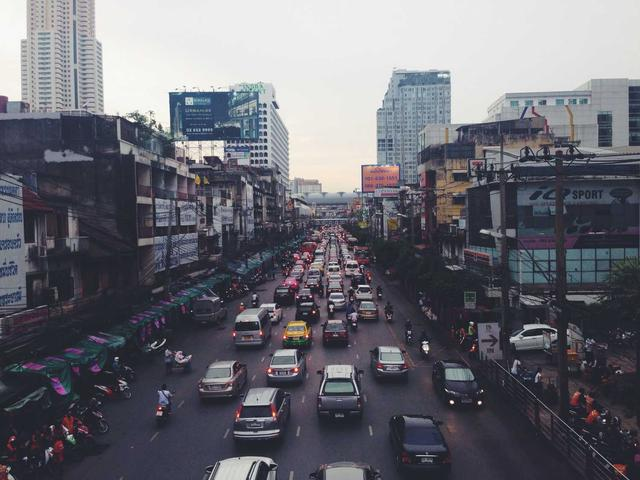
#> input picture 03_orb/images/input_image.jpg, 640 x 480 px
$ python orb_brief_descriptor.py
#> lines starting #> are read from the running program, lines starting #| are printed output that depends on the picture
"""
rBRIEF Descriptor - Detailed Implementation
Rotated Binary Robust Independent Elementary Features
"""

import os
import numpy as np
import matplotlib.pyplot as plt
from matplotlib.patches import Circle, FancyBboxPatch, Arrow, FancyArrowPatch
from PIL import Image

CODE_DIR = os.path.dirname(os.path.abspath(__file__))
OUT_DIR = os.path.join(CODE_DIR, '..', 'images')


def generate_brief_pattern(n_pairs=256, patch_size=31, seed=42):
    """
    Generate BRIEF sampling pattern.
    """
    np.random.seed(seed)
    half = patch_size // 2
    pattern = []

    for _ in range(n_pairs):
        p_x = int(np.clip(np.random.randn() * half / 2, -half, half))
        p_y = int(np.clip(np.random.randn() * half / 2, -half, half))
        q_x = int(np.clip(np.random.randn() * half / 2, -half, half))
        q_y = int(np.clip(np.random.randn() * half / 2, -half, half))
        pattern.append(((p_x, p_y), (q_x, q_y)))

    return pattern


def rotate_point(x, y, theta):
    """Rotate point by angle theta."""
    cos_t = np.cos(theta)
    sin_t = np.sin(theta)
    return x * cos_t - y * sin_t, x * sin_t + y * cos_t


def load_image_patch():
    """Load a patch from the real input image."""
    image_path = os.path.join(OUT_DIR, "input_image.jpg")
    if os.path.exists(image_path):
        img_rgb = np.array(Image.open(image_path))
#> img_rgb is the input picture: shape (480, 640, 3); mean R, G, B 105.6, 105.7, 113.8
        if len(img_rgb.shape) == 3:
            img = (0.299 * img_rgb[:, :, 0] + 0.587 * img_rgb[:, :, 1] + 0.114 * img_rgb[:, :, 2]) / 255.0
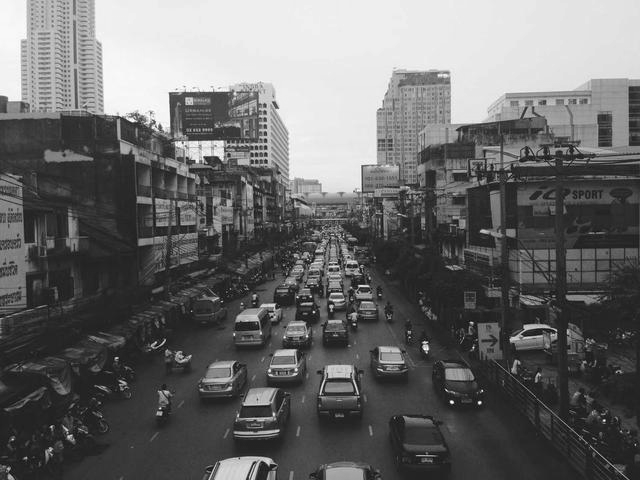
#> img: shape (480, 640) float64; min 0.00224, max 0.999, mean 0.418
        else:
            img = img_rgb / 255.0
        # Extract a 31x31 patch from an interesting region
        cy, cx = img.shape[0] // 3, img.shape[1] // 3
#> cy = 160; cx = 213
        half = 15
        if cy - half >= 0 and cy + half + 1 <= img.shape[0] and cx - half >= 0 and cx + half + 1 <= img.shape[1]:
            return img[cy-half:cy+half+1, cx-half:cx+half+1]
    return None

def visualize_brief_concept():
    """
    Visualize the basic BRIEF concept: binary comparison of point pairs.
    """
    fig, axes = plt.subplots(1, 3, figsize=(18, 6))

    # Try to load real patch, fallback to synthetic
    patch = load_image_patch()
    if patch is None:
        np.random.seed(42)
        patch = np.random.rand(31, 31) * 0.5 + 0.25
        patch[10:20, 10:20] = 0.8  # Brighter region
    patch[5:12, 18:25] = 0.2   # Darker region
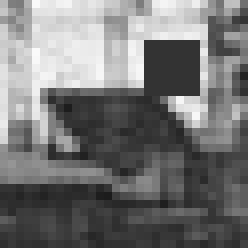
#> patch: shape (31, 31) float64 (shown 8 times larger); min 0.111, max 0.98, mean 0.463

    # Left: Show patch with sample points
    ax1 = axes[0]
    ax1.imshow(patch, cmap='gray', vmin=0, vmax=1)

    # Sample pairs (show 5)
    pairs = [
        ((5, 8), (20, 8)),
        ((10, 15), (25, 20)),
        ((15, 5), (15, 25)),
        ((8, 22), (22, 10)),
        ((12, 12), (18, 18)),
    ]
    colors = ['red', 'blue', 'green', 'orange', 'purple']

    for i, ((px, py), (qx, qy)) in enumerate(pairs):
        ax1.plot(px, py, 'o', color=colors[i], markersize=10, markeredgecolor='white', markeredgewidth=1)
        ax1.plot(qx, qy, 's', color=colors[i], markersize=10, markeredgecolor='white', markeredgewidth=1)
        ax1.annotate('', xy=(qx, qy), xytext=(px, py),
                    arrowprops=dict(arrowstyle='->', color=colors[i], lw=2))
        ax1.text(px-2, py-2, f'p{i+1}', fontsize=8, color=colors[i])
        ax1.text(qx+1, qy+1, f'q{i+1}', fontsize=8, color=colors[i])

    ax1.set_title('BRIEF: Sample Point Pairs\n○=p points, □=q points', fontsize=12, fontweight='bold')
    ax1.axis('off')

    # Middle: Binary test visualization
    ax2 = axes[1]
    ax2.set_xlim(0, 10)
    ax2.set_ylim(0, 10)
    ax2.axis('off')

    title_box = FancyBboxPatch((0.5, 8.5), 9, 1.2, boxstyle="round,pad=0.05",
                                facecolor='#3498db', edgecolor='black', linewidth=2)
    ax2.add_patch(title_box)
    ax2.text(5, 9.1, 'Binary Test for Each Pair', ha='center', va='center',
            fontsize=12, fontweight='bold', color='white')

    y_pos = 7.5
    for i, ((px, py), (qx, qy)) in enumerate(pairs):
        p_val = patch[py, px]
        q_val = patch[qy, qx]
        bit = 1 if p_val < q_val else 0

        ax2.text(1, y_pos, f'Pair {i+1}:', fontsize=11, fontweight='bold', color=colors[i])
        ax2.text(3, y_pos, f'I(p)={p_val:.2f}  {"<" if bit else "≥"}  I(q)={q_val:.2f}', fontsize=10)
        ax2.text(8, y_pos, f'→ bit = {bit}', fontsize=11, fontweight='bold')
        y_pos -= 1.2
#> this loop made 5 passes
#> (p_val, q_val, bit) on passes 1 to 5: (0.91, 0.2, 0), (0.197, 0.239, 1), (0.744, 0.156, 0), (0.454, 0.2, 0), (0.214, 0.275, 1)
#> after the loop, y_pos = 1.5

    formula_box = FancyBboxPatch((0.5, 0.5), 9, 1.5, boxstyle="round,pad=0.05",
                                  facecolor='#e8f8f5', edgecolor='#1abc9c', linewidth=2)
    ax2.add_patch(formula_box)
    ax2.text(5, 1.25, 'bit_i = 1 if I(p_i) < I(q_i) else 0', ha='center', fontsize=12,
            family='monospace', fontweight='bold')

    # Right: Descriptor assembly
    ax3 = axes[2]
    ax3.set_xlim(0, 10)
    ax3.set_ylim(0, 10)
    ax3.axis('off')

    title_box = FancyBboxPatch((0.5, 8.5), 9, 1.2, boxstyle="round,pad=0.05",
                                facecolor='#27ae60', edgecolor='black', linewidth=2)
    ax3.add_patch(title_box)
    ax3.text(5, 9.1, '256-bit Binary Descriptor', ha='center', va='center',
            fontsize=12, fontweight='bold', color='white')

    descriptor_text = """
BRIEF Descriptor = [b₀, b₁, b₂, ..., b₂₅₅]

For 256 pre-defined point pairs:
  Compare intensities at each pair
  → 256 binary comparisons
  → 256-bit descriptor

Example (first 16 bits):
[1, 0, 1, 1, 0, 0, 1, 0, 1, 1, 1, 0, 0, 1, 0, 1]

Storage: 256 bits = 32 bytes
(vs SIFT: 128 floats = 512 bytes)
"""
    ax3.text(0.5, 4, descriptor_text, fontsize=10, va='center', family='monospace')

    plt.tight_layout()
    plt.savefig(os.path.join(OUT_DIR, 'orb_brief_concept.png'), dpi=150, bbox_inches='tight', facecolor='white')
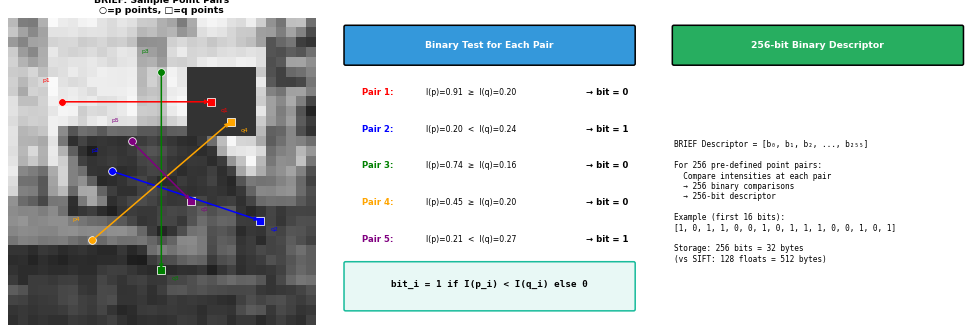
#> figure drawn by matplotlib, 3 panels
    plt.close()
    print("Saved: orb_brief_concept.png")


def visualize_rbrief_rotation():
    """
    Visualize how rBRIEF rotates the sampling pattern.
    """
    fig, axes = plt.subplots(1, 3, figsize=(18, 6))

    # Generate sample pattern (20 pairs for visualization)
    np.random.seed(42)
    pattern = []
    for _ in range(20):
        px = np.random.randint(-10, 11)
        py = np.random.randint(-10, 11)
        qx = np.random.randint(-10, 11)
        qy = np.random.randint(-10, 11)
        pattern.append(((px, py), (qx, qy)))

    # Original pattern (θ = 0)
    ax1 = axes[0]
    ax1.set_xlim(-15, 15)
    ax1.set_ylim(-15, 15)
    ax1.set_aspect('equal')
    ax1.grid(True, alpha=0.3)
    ax1.axhline(y=0, color='black', linewidth=0.5)
    ax1.axvline(x=0, color='black', linewidth=0.5)

    for (px, py), (qx, qy) in pattern:
        ax1.plot(px, py, 'ro', markersize=6)
        ax1.plot(qx, qy, 'bs', markersize=6)
        ax1.plot([px, qx], [py, qy], 'g-', alpha=0.3, linewidth=1)

    ax1.plot(0, 0, 'k*', markersize=15)
    ax1.set_title('Original Pattern (θ = 0°)\n★ = keypoint center', fontsize=12, fontweight='bold')
    ax1.set_xlabel('x')
    ax1.set_ylabel('y')

    # Rotated pattern (θ = 45°)
    ax2 = axes[1]
    ax2.set_xlim(-15, 15)
    ax2.set_ylim(-15, 15)
    ax2.set_aspect('equal')
    ax2.grid(True, alpha=0.3)
    ax2.axhline(y=0, color='black', linewidth=0.5)
    ax2.axvline(x=0, color='black', linewidth=0.5)

    theta = np.radians(45)
    for (px, py), (qx, qy) in pattern:
        rpx, rpy = rotate_point(px, py, theta)
        rqx, rqy = rotate_point(qx, qy, theta)
        ax2.plot(rpx, rpy, 'ro', markersize=6)
        ax2.plot(rqx, rqy, 'bs', markersize=6)
        ax2.plot([rpx, rqx], [rpy, rqy], 'g-', alpha=0.3, linewidth=1)

    ax2.plot(0, 0, 'k*', markersize=15)
    # Draw rotation arrow
    ax2.annotate('', xy=(10, 10), xytext=(14, 0),
                arrowprops=dict(arrowstyle='->', color='orange', lw=3,
                               connectionstyle='arc3,rad=0.3'))
    ax2.text(12, 6, 'θ=45°', fontsize=12, color='orange', fontweight='bold')
    ax2.set_title('Rotated Pattern (θ = 45°)\n★ = keypoint center', fontsize=12, fontweight='bold')
    ax2.set_xlabel('x')
    ax2.set_ylabel('y')

    # Rotated pattern (θ = 135°)
    ax3 = axes[2]
    ax3.set_xlim(-15, 15)
    ax3.set_ylim(-15, 15)
    ax3.set_aspect('equal')
    ax3.grid(True, alpha=0.3)
    ax3.axhline(y=0, color='black', linewidth=0.5)
    ax3.axvline(x=0, color='black', linewidth=0.5)

    theta = np.radians(135)
    for (px, py), (qx, qy) in pattern:
        rpx, rpy = rotate_point(px, py, theta)
        rqx, rqy = rotate_point(qx, qy, theta)
        ax3.plot(rpx, rpy, 'ro', markersize=6)
        ax3.plot(rqx, rqy, 'bs', markersize=6)
        ax3.plot([rpx, rqx], [rpy, rqy], 'g-', alpha=0.3, linewidth=1)

    ax3.plot(0, 0, 'k*', markersize=15)
    ax3.annotate('', xy=(-10, 10), xytext=(0, 14),
                arrowprops=dict(arrowstyle='->', color='orange', lw=3,
                               connectionstyle='arc3,rad=-0.3'))
    ax3.text(-5, 12, 'θ=135°', fontsize=12, color='orange', fontweight='bold')
    ax3.set_title('Rotated Pattern (θ = 135°)\n★ = keypoint center', fontsize=12, fontweight='bold')
    ax3.set_xlabel('x')
    ax3.set_ylabel('y')

    plt.suptitle('rBRIEF: Pattern Rotation for Rotation Invariance\n'
                 '○=p points (red), □=q points (blue)', fontsize=14, fontweight='bold', y=1.02)
    plt.tight_layout()
    plt.savefig(os.path.join(OUT_DIR, 'orb_rbrief_rotation.png'), dpi=150, bbox_inches='tight', facecolor='white')
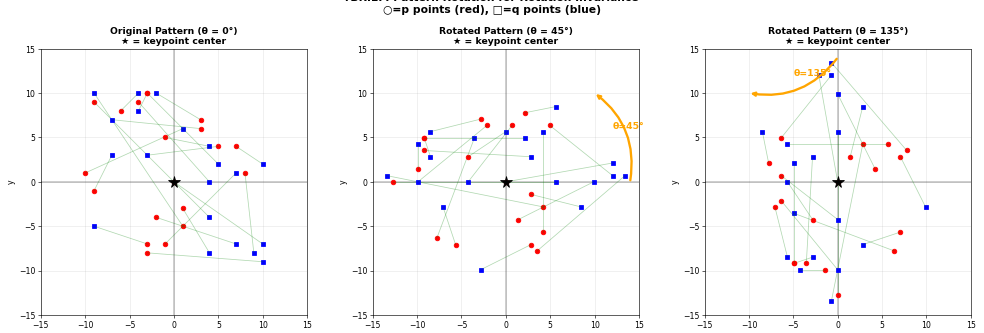
#> figure drawn by matplotlib, 3 panels
    plt.close()
    print("Saved: orb_rbrief_rotation.png")


def visualize_rotation_formula():
    """
    Visualize the rotation formula used in rBRIEF.
    """
    fig, ax = plt.subplots(figsize=(14, 10))
    ax.set_xlim(0, 14)
    ax.set_ylim(0, 10)
    ax.axis('off')

    # Title
    title_box = FancyBboxPatch((0.5, 8.5), 13, 1.2, boxstyle="round,pad=0.05",
                                facecolor='#9b59b6', edgecolor='black', linewidth=2)
    ax.add_patch(title_box)
    ax.text(7, 9.1, 'rBRIEF Rotation Formula', ha='center', va='center',
           fontsize=14, fontweight='bold', color='white')

    # Rotation matrix
    formula_box = FancyBboxPatch((0.5, 5), 6, 3, boxstyle="round,pad=0.05",
                                  facecolor='#f4ecf7', edgecolor='#9b59b6', linewidth=2)
    ax.add_patch(formula_box)

    ax.text(3.5, 7.5, 'Rotation Matrix:', ha='center', fontsize=12, fontweight='bold')
    ax.text(3.5, 6.7, r'$R(\theta) = [ [\cos\theta, -\sin\theta],$', ha='center', fontsize=12)
    ax.text(3.5, 6.2, r'$\quad\quad\quad\quad [\sin\theta, \cos\theta] ]$', ha='center', fontsize=12)
    ax.text(3.5, 5.5, r'where $\theta$ = keypoint orientation', ha='center', fontsize=10, style='italic')

    # Point transformation
    transform_box = FancyBboxPatch((7.5, 5), 6, 3, boxstyle="round,pad=0.05",
                                    facecolor='#e8f6f3', edgecolor='#1abc9c', linewidth=2)
    ax.add_patch(transform_box)

    ax.text(10.5, 7.5, 'Point Transformation:', ha='center', fontsize=12, fontweight='bold')
    ax.text(10.5, 6.5, r"$[x', y']^T = R(\theta) \cdot [x, y]^T$",
           ha='center', fontsize=13)
    ax.text(10.5, 5.5, 'Original (x,y) → Rotated (x\',y\')', ha='center', fontsize=10, style='italic')

    # Expanded formula
    expanded_box = FancyBboxPatch((0.5, 1.5), 13, 3, boxstyle="round,pad=0.05",
                                   facecolor='#fef9e7', edgecolor='#f39c12', linewidth=2)
    ax.add_patch(expanded_box)

    ax.text(7, 4, 'Expanded (what the code computes):', ha='center', fontsize=12, fontweight='bold')
    ax.text(7, 3, r"$x' = x \cdot \cos(\theta) - y \cdot \sin(\theta)$", ha='center', fontsize=13)
    ax.text(7, 2.2, r"$y' = x \cdot \sin(\theta) + y \cdot \cos(\theta)$", ha='center', fontsize=13)

    # Example
    ax.text(7, 0.8, 'Example: θ=45°, (x,y)=(3,0) → (x\',y\')=(2.12, 2.12)',
           ha='center', fontsize=10, style='italic', color='gray')

    plt.tight_layout()
    plt.savefig(os.path.join(OUT_DIR, 'orb_rotation_formula.png'), dpi=150, bbox_inches='tight', facecolor='white')
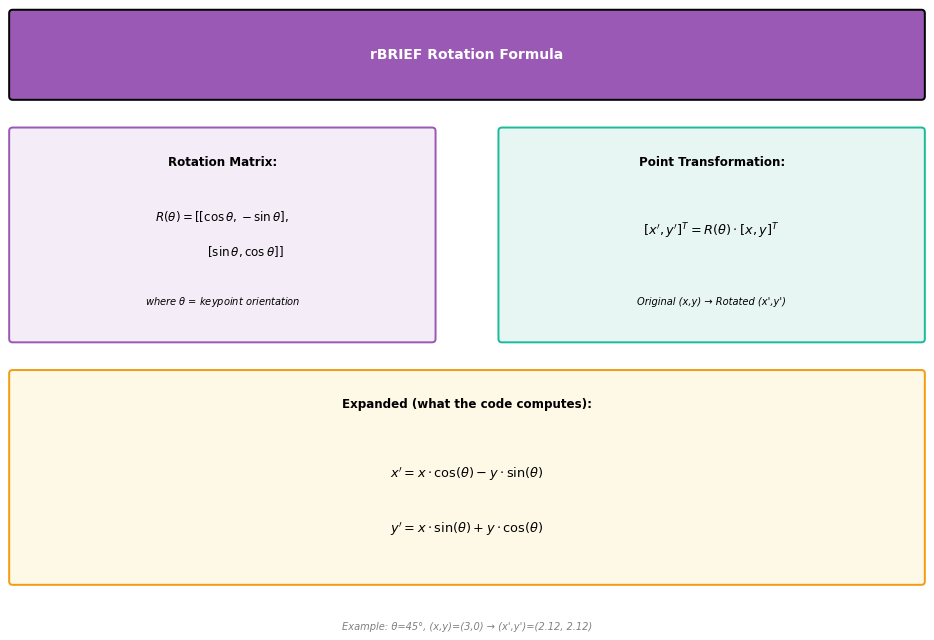
#> figure drawn by matplotlib, 1 panel
    plt.close()
    print("Saved: orb_rotation_formula.png")


def visualize_hamming_distance():
    """
    Visualize Hamming distance matching.
    """
    fig, axes = plt.subplots(1, 2, figsize=(16, 8))

    # Left: Hamming distance concept
    ax1 = axes[0]
    ax1.set_xlim(0, 10)
    ax1.set_ylim(0, 10)
    ax1.axis('off')

    # Title
    title_box = FancyBboxPatch((0.5, 8.5), 9, 1.2, boxstyle="round,pad=0.05",
                                facecolor='#e74c3c', edgecolor='black', linewidth=2)
    ax1.add_patch(title_box)
    ax1.text(5, 9.1, 'Hamming Distance', ha='center', va='center',
            fontsize=12, fontweight='bold', color='white')

    # Example
    ax1.text(5, 7.5, 'Descriptor A: 1 0 1 1 0 0 1 0 ...', ha='center', fontsize=12, family='monospace')
    ax1.text(5, 6.8, 'Descriptor B: 1 0 0 1 1 0 1 0 ...', ha='center', fontsize=12, family='monospace')
    ax1.text(5, 6.0, '──────────────────────────', ha='center', fontsize=12, family='monospace')
    ax1.text(5, 5.3, 'XOR result:   0 0 1 0 1 0 0 0 ...', ha='center', fontsize=12, family='monospace',
            color='red')

    formula_box = FancyBboxPatch((1, 3), 8, 1.8, boxstyle="round,pad=0.05",
                                  facecolor='#fadbd8', edgecolor='#e74c3c', linewidth=2)
    ax1.add_patch(formula_box)
    ax1.text(5, 4.2, 'H(A, B) = popcount(A XOR B)', ha='center', fontsize=13, fontweight='bold')
    ax1.text(5, 3.4, '= number of differing bits', ha='center', fontsize=11)

    ax1.text(5, 1.5, 'In example: H = 2 (positions 3 and 5 differ)', ha='center', fontsize=11,
            style='italic', color='gray')

    # Right: Why Hamming is fast
    ax2 = axes[1]
    ax2.set_xlim(0, 10)
    ax2.set_ylim(0, 10)
    ax2.axis('off')

    title_box = FancyBboxPatch((0.5, 8.5), 9, 1.2, boxstyle="round,pad=0.05",
                                facecolor='#27ae60', edgecolor='black', linewidth=2)
    ax2.add_patch(title_box)
    ax2.text(5, 9.1, 'Why Hamming is Fast', ha='center', va='center',
            fontsize=12, fontweight='bold', color='white')

    content = """
Hardware Optimization:

1. XOR operation:
   • Single CPU instruction
   • Operates on 64 bits at once

2. POPCNT instruction:
   • Counts 1-bits in register
   • Single CPU cycle

256-bit descriptor comparison:
  • 4 × 64-bit XOR operations
  • 4 × POPCNT operations
  • Total: ~8 CPU cycles


vs SIFT L2 distance:
  • 128 subtractions
  • 128 multiplications
  • 127 additions
  • 1 square root
  • Total: ~500+ CPU cycles


ORB is ~60× faster to match!
"""
    ax2.text(0.5, 4, content, fontsize=10, va='center', family='monospace')

    plt.tight_layout()
    plt.savefig(os.path.join(OUT_DIR, 'orb_hamming_distance.png'), dpi=150, bbox_inches='tight', facecolor='white')
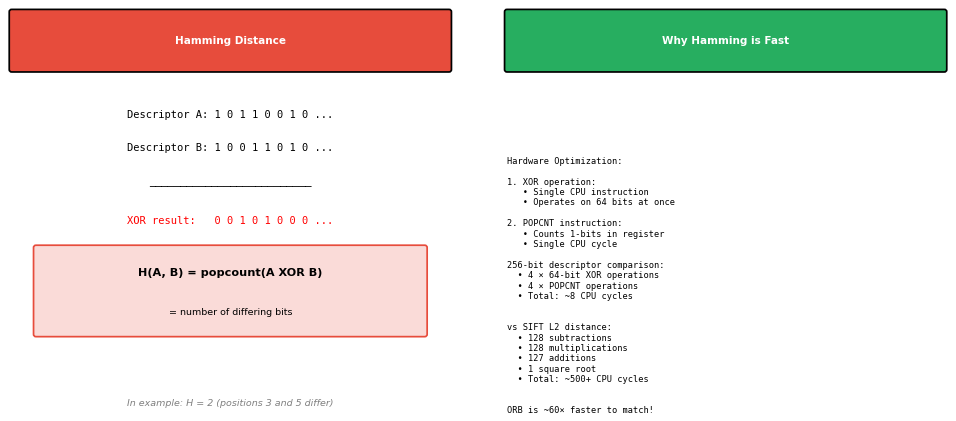
#> figure drawn by matplotlib, 2 panels
    plt.close()
    print("Saved: orb_hamming_distance.png")


def visualize_descriptor_comparison():
    """
    Compare binary (ORB) vs floating point (SIFT) descriptors.
    """
    fig, axes = plt.subplots(2, 2, figsize=(16, 12))

    # Generate sample descriptors
    np.random.seed(42)
    orb_desc = np.random.randint(0, 2, 256)
    sift_desc = np.random.randn(128)
    sift_desc = sift_desc / np.linalg.norm(sift_desc)  # Normalize

    # ORB descriptor visualization
    ax1 = axes[0, 0]
    colors = ['#27ae60' if b == 1 else '#2c3e50' for b in orb_desc]
    ax1.bar(range(256), orb_desc, color=colors, width=1)
    ax1.set_xlim(-1, 256)
    ax1.set_ylim(-0.1, 1.1)
    ax1.set_title('ORB: 256-bit Binary Descriptor', fontsize=12, fontweight='bold')
    ax1.set_xlabel('Bit position')
    ax1.set_ylabel('Bit value (0 or 1)')

    # SIFT descriptor visualization
    ax2 = axes[0, 1]
    ax2.bar(range(128), sift_desc, color='#3498db', width=1)
    ax2.set_xlim(-1, 128)
    ax2.set_title('SIFT: 128-D Float Descriptor', fontsize=12, fontweight='bold')
    ax2.set_xlabel('Dimension')
    ax2.set_ylabel('Value (normalized)')

    # ORB as image (16×16)
    ax3 = axes[1, 0]
    orb_img = orb_desc.reshape(16, 16)
    ax3.imshow(orb_img, cmap='Greens', aspect='auto')
    ax3.set_title('ORB as 16×16 Binary Image\n(Green=1, Dark=0)', fontsize=12, fontweight='bold')
    ax3.axis('off')

    # Comparison table
    ax4 = axes[1, 1]
    ax4.set_xlim(0, 10)
    ax4.set_ylim(0, 10)
    ax4.axis('off')

    title_box = FancyBboxPatch((0.5, 8.5), 9, 1.2, boxstyle="round,pad=0.05",
                                facecolor='#9b59b6', edgecolor='black', linewidth=2)
    ax4.add_patch(title_box)
    ax4.text(5, 9.1, 'ORB vs SIFT Comparison', ha='center', va='center',
            fontsize=12, fontweight='bold', color='white')

    comparison = """
Property          ORB              SIFT
──────────────────────────────────────────
Descriptor size   256 bits         128 floats
Storage           32 bytes         512 bytes
Distance metric   Hamming          L2 (Euclidean)
Computation       XOR + popcount   128 multiply-adds
Match time        ~8 cycles        ~500 cycles
Rotation inv.     rBRIEF           Gradient histogram
Scale inv.        Image pyramid    DoG pyramid
"""
    ax4.text(0.5, 4, comparison, fontsize=10, va='center', family='monospace')

    plt.tight_layout()
    plt.savefig(os.path.join(OUT_DIR, 'orb_sift_comparison.png'), dpi=150, bbox_inches='tight', facecolor='white')
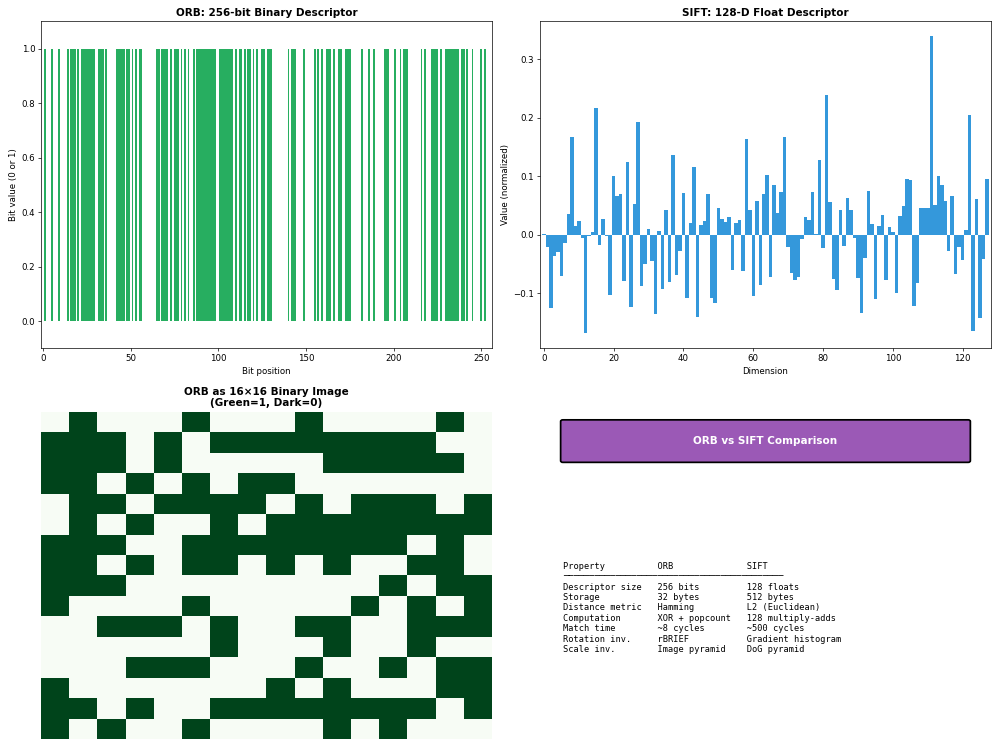
#> figure drawn by matplotlib, 4 panels; panel 2: tallest bar 0.339 high, from x = 110.5 to 111.5
    plt.close()
    print("Saved: orb_sift_comparison.png")


def main():
    """Generate all BRIEF descriptor visualizations."""
    print("=" * 60)
    print("rBRIEF Descriptor Visualizations")
    print("=" * 60)

    # Ensure output directory exists
    os.makedirs(OUT_DIR, exist_ok=True)

    print("\n1. Generating BRIEF concept diagram...")
    visualize_brief_concept()

    print("\n2. Generating rBRIEF rotation visualization...")
    visualize_rbrief_rotation()

    print("\n3. Generating rotation formula diagram...")
    visualize_rotation_formula()

    print("\n4. Generating Hamming distance visualization...")
    visualize_hamming_distance()

    print("\n5. Generating ORB vs SIFT comparison...")
    visualize_descriptor_comparison()

    print("\n" + "=" * 60)
    print("Done! Generated all rBRIEF descriptor visualizations.")
    print("=" * 60)


if __name__ == "__main__":
    main()
